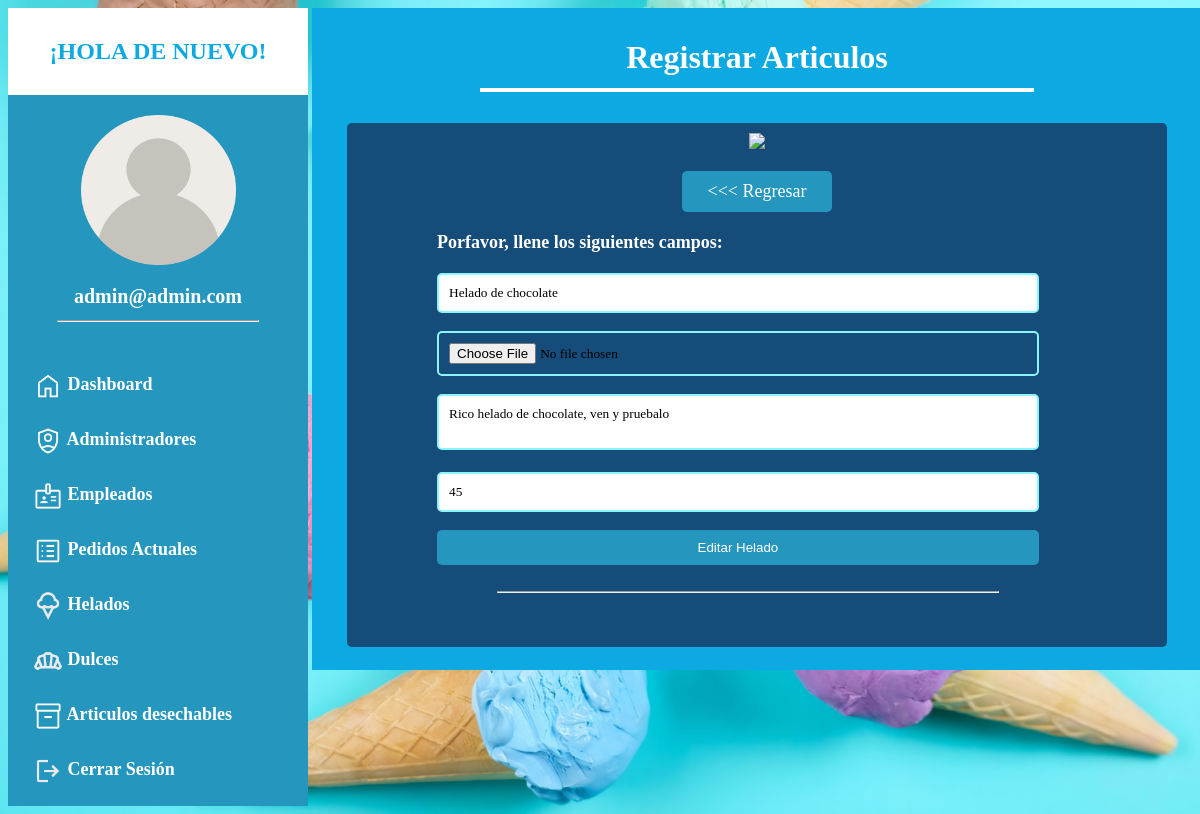
Screenshot of /editar_helado.php?id=1 (signed in) with the database file from the repository.
### tables this page shows
CREATE TABLE `helados` (
  `id_helados` int(5) NOT NULL,
  `helado` varchar(100) NOT NULL,
  `descripcion` text NOT NULL,
  `precio` varchar(100) NOT NULL,
  `ruta` varchar(100) NOT NULL,
  `codigo` int(10) NOT NULL
);

### editar_helado.php (the view, shortened to what this page needs)
<!DOCTYPE html>
<html lang="en">
<head>
    <link rel="stylesheet" href="style_panel_admin.css">
</head>
<body>
    <div class="ancho">
        <?php
        include "menu_panel_admin.php";
        ?>
        <div class="contenedorpaneladmin">
            <div class="contenedor4 centrar">
                <h1>Registrar Articulos</h1>
                <hr>
            </div>
            <br>
            <?php
          require "conexion.php";
          $id=$_GET['id'];
          $verusuario = "SELECT * FROM helados WHERE id_helados = '$id'";
          $resultado = mysqli_query($conectar, $verusuario);
          $fila = $resultado -> fetch_array();
           ?>
            <div class="contenedor5 ">
                <div class="centrar">
                <img src="./img/logo_colon.png" class="logopaneladmin1">
                <br><br>
                <a href="insumos.php" class="btn_regresar"> &lt;&lt;&lt; Regresar</a>
                </div>
                <div class="ancho contenedor6">
                    <form action="actualizar_helado.php" method="POST" autocomplete="off" enctype="multipart/form-data">
                        <p class="negritas">Porfavor, llene los siguientes campos:</p>
                        <input class="campos_login" type="text" placeholder="Sabor del helado" name="helado" required  value="<?php echo $fila['helado'];?>">
                        <br><br>
                        <input class="campos_login" type="file" name="imagen" required>
                        <br><br>
                        <textarea name="descripcion" class="campos_login" placeholder="Descripción"><?php echo $fila['descripcion'];?></textarea>
                        <br><br>
                        <input class="campos_login" type="text" placeholder="Precio del helado" name="precio" required  value="<?php echo $fila['precio'];?>">
                        <br><br>
                         <button  class="registrar_admin">Editar Helado</button>
                        <br><br>
                        <hr>
                    </form>
                </div>
                <br><br>
            </div>
            <br>
        </div>
</body>
</html>

### style_panel_admin.css (style rules this page uses)
body { font-family: 'Times New Roman', Times, serif; background: url(./img/bg.jpg) no-repeat center top; background-size:cover; }
:root { --color1: rgb(37, 150, 190); --color2: white; --color3: #8cf5f9; --color4: #154c79; --color5: #0ca9e2; --color6: red; }
.ancho { width: 1200px; margin: auto; }
.negritas { font-weight: bold; }
.centrar { text-align: center; }
.campos_login { width: 85%; border-radius: 5px; border: 2px var(--color3) solid; padding: 10px; color: black; font-family: 'Times New Roman', Times, serif; resize: none; }
.contenedorpaneladmin { width: 880px; background-color: var(--color5); display: inline-block; vertical-align: top; padding: 5px; }
.contenedor4 { width: 850px; color: var(--color2); padding: 5px; margin-left: 10px; border-radius: 10px; }
.contenedor4 hr { margin-top: -10px; width: 550px; border: 2px var(--color2) solid; }
.contenedor5 { width: 800px; background-color: var(--color4); color: var(--color2); padding: 10px; margin-left: 30px; border-radius: 5px; }
.contenedor5 p { font-size: 18px; line-height: 25px; }
.logopaneladmin1 { width: 200px; }
.contenedor5 { width: 800px; background-color: var(--color4); color: var(--color5); padding: 10px; margin-left: 30px; border-radius: 5px; }
.contenedor5 p { font-size: 18px; line-height: 25px; color: var(--color2); }
.btn_regresar { width: 130px; display: inline-block; background-color: var(--color1); color: var(--color2); text-decoration: none; padding: 10px; font-size: 18px; border-radius: 5px; }
.contenedor6 { width: 85%; border-radius: 10px; margin-top: 10px; margin-left: 80px; color: var(--color2); }
.contenedor6 hr { width: 500px; margin-left: 60px; }
.registrar_admin { width: 88.5%; padding: 10px; background-color: var(--color1); color: var(--color2); border: none; border-radius: 5px; }

### rows the page displays
helados: helado "Helado de chocolate", descripcion "Rico helado de chocolate, ven y pruebalo", precio "45"

### other values shown
$adminCorreo "admin@admin.com"
